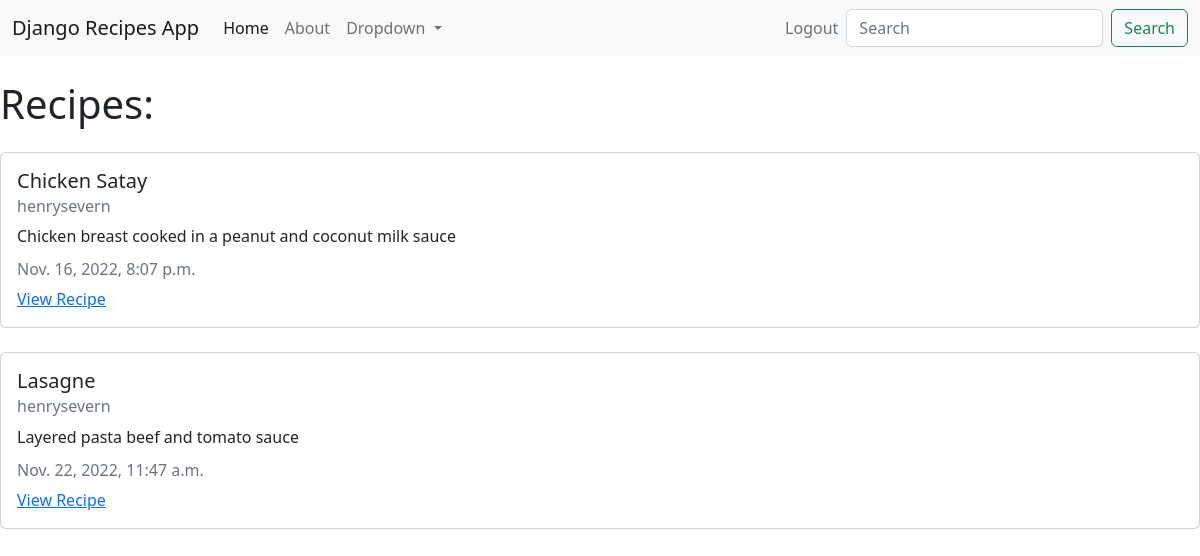
The app's page / (signed in) with its own data.
### recipes/models.py (models this page shows, shortened)
class Recipe(models.Model):
    title = models.CharField(max_length=100)
    description = models.TextField()
    author = models.ForeignKey(User, on_delete=models.CASCADE)
    created_at = models.DateTimeField(auto_now_add=True)
    updated_at = models.DateTimeField(auto_now=True)

### recipes/views.py (the view)
# urls.py: 2. Add a URL to urlpatterns:  path('', views.home, name='home')
def home(request):
    recipes = models.Recipe.objects.all()
    context = {
    'recipes': recipes
  }
    return render(request, "recipes/home.html", context)

### recipes/templates/recipes/home.html
{% extends "recipes/base.html" %}
{% block content %}
<h1>Recipes:</h1>
{% for recipe in recipes %}
<div class="card my-4">
    <div class="card-body">
      <h5 class="card-title">{{ recipe.title }}</h5>
      <h6 class="card-subtitle mb-2 text-muted">{{ recipe.author }}</h6>
      <p class="card-text">{{ recipe.description }}</p>
      <h6 class="card-subtitle mb-2 text-muted">{{ recipe.updated_at }}</h6>
      <a href="#" class="card-link">View Recipe</a>
    </div>
  </div>
    {% endfor %}
    {% endblock content %}

### records on screen
Recipe: title "Chicken Satay", author "henrysevern", description "Chicken breast cooked in a peanut and coconut milk sauce", updated_at "Nov. 16, 2022, 8:07 p.m."
Recipe: title "Lasagne", author "henrysevern", description "Layered pasta beef and tomato sauce", updated_at "Nov. 22, 2022, 11:47 a.m."
